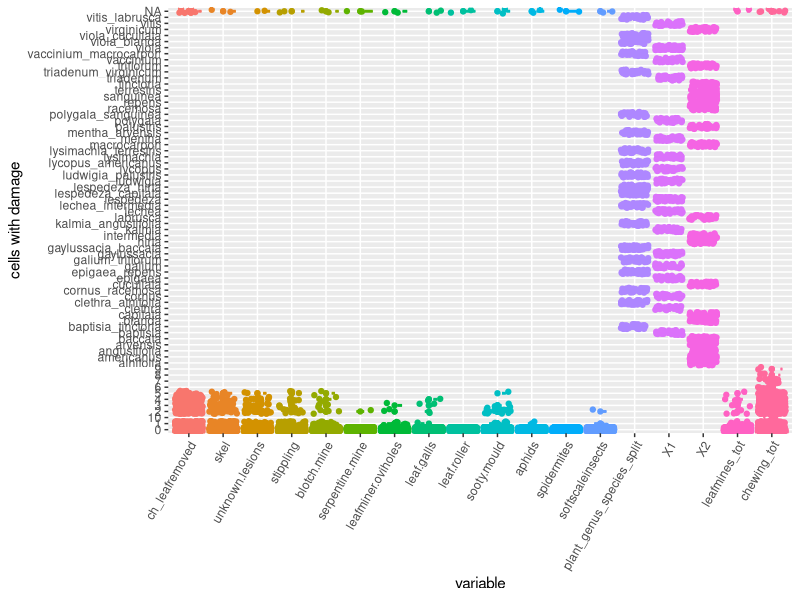
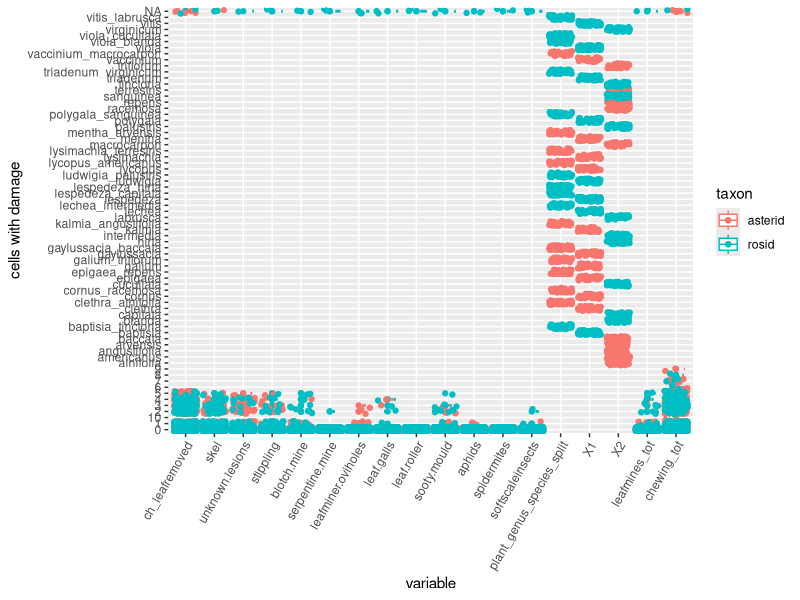
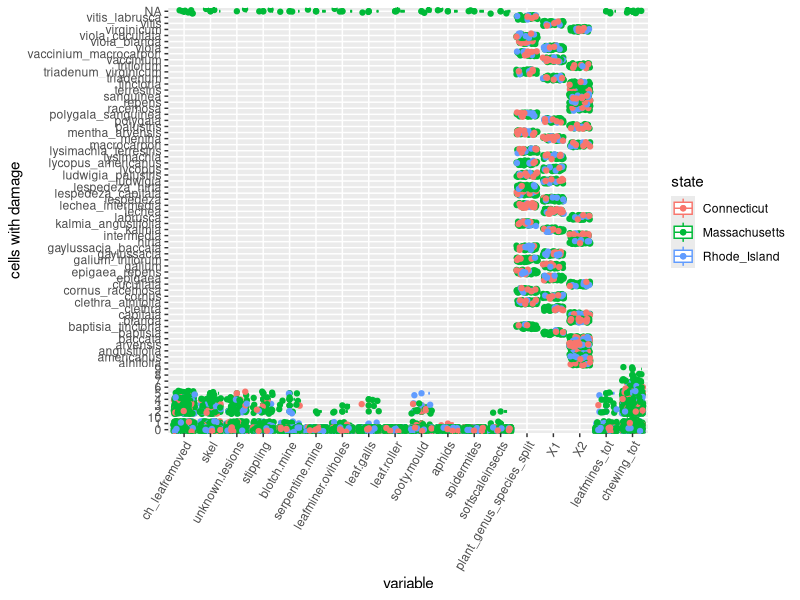
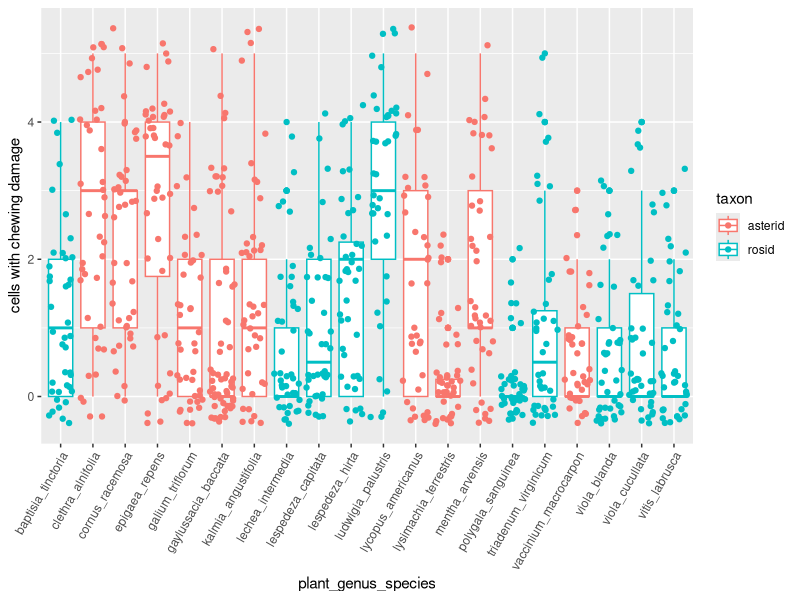
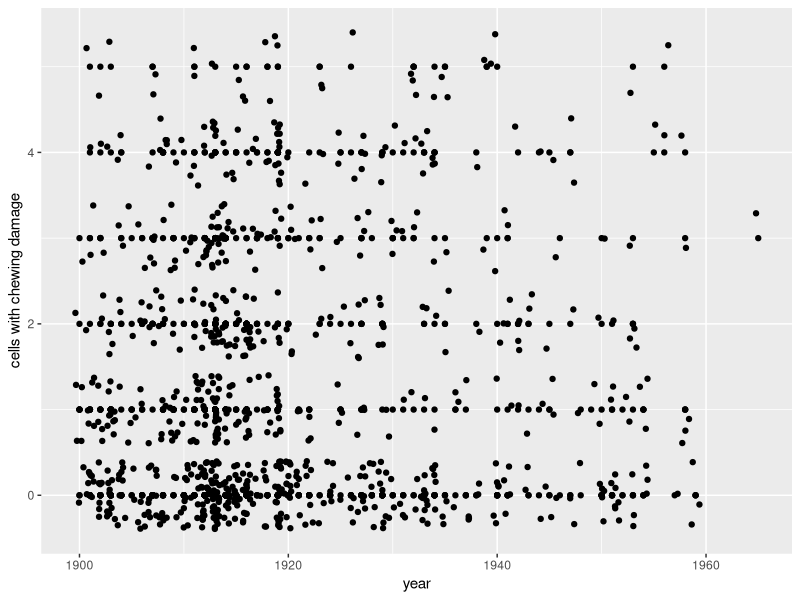
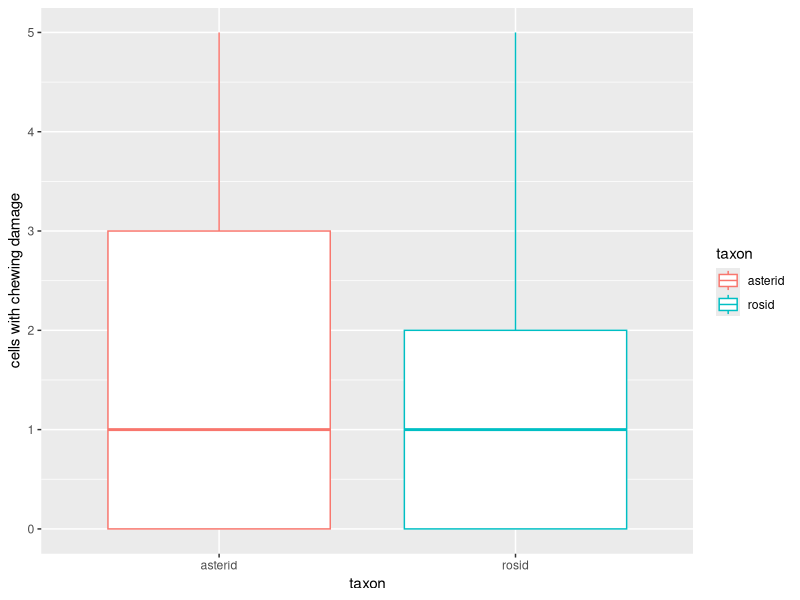
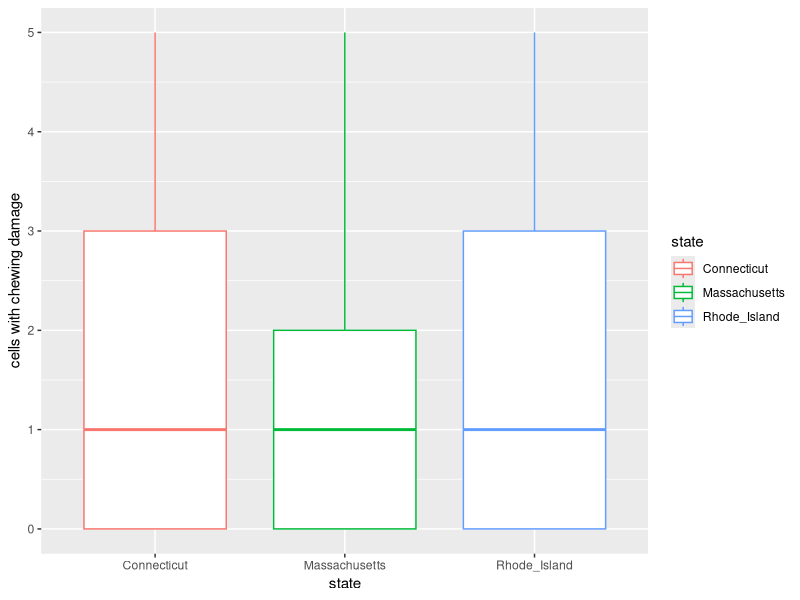
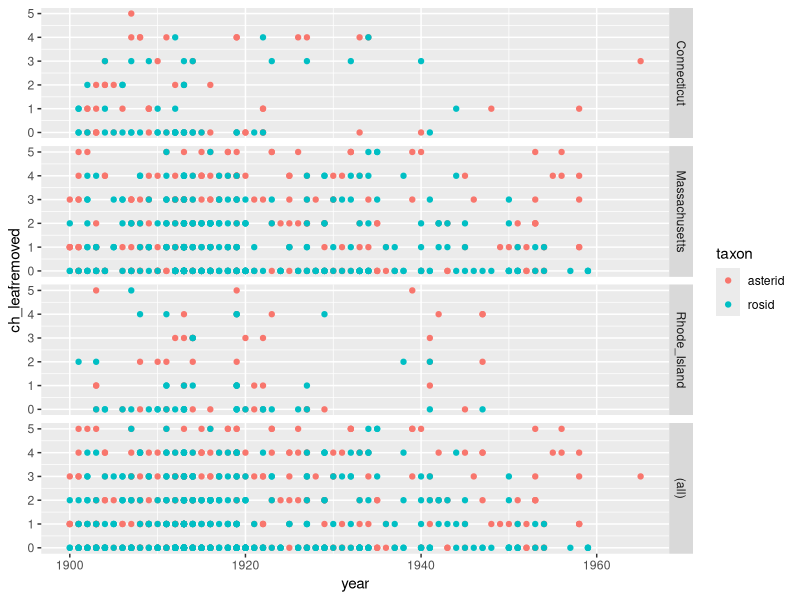

R code for these plots, in order: (Note: this script raises an error after producing the figures.)
library(ggplot2)
library(reshape2)
library(plyr)

RA_dframe <- read.csv("rosid_asterid_data.csv")
names(RA_dframe)
attach(RA_dframe)
RA_dframe$date <- as.Date(RA_dframe$date)

#split genus in species in case I need them separated
RA_dframe$plant_genus_species_split <- RA_dframe$plant_genus_species
bind <- data.frame(do.call('rbind', strsplit(as.character(RA_dframe$plant_genus_species_split),'_',fixed=TRUE)))
RA_dframe <- cbind(RA_dframe, bind)

RA_dframe$leafmines_tot <- RA_dframe$serpentine.mine+RA_dframe$blotch.mine
RA_dframe$chewing_tot <- RA_dframe$ch_leafremoved+RA_dframe$skel

#melt into individual rows
RA_dframe_resh <- melt(RA_dframe, id.vars=c("plant_genus_species", "taxon", "MF", "abscission_num",
                                            "herbarium", "date", "month", "month_cat", "day", "year", "doy", 
                                            "state", "phenology", "county"))
names(RA_dframe_resh)

#Exploratory plots
#cells with each type of damage
bplot <- ggplot(RA_dframe_resh, aes(x=variable, y=value, colour=variable)) 
bplot <- bplot + geom_boxplot() + geom_point() + theme(axis.text.x = element_text(angle=60, hjust=1)) +
  ylab("cells with damage") + geom_jitter() + theme(legend.position="none")
bplot

#cells with each type of damage by taxon
bplot1a <- ggplot(RA_dframe_resh, aes(x=variable, y=value, colour=taxon)) 
bplot1a <- bplot1a + geom_boxplot() + geom_point() + theme(axis.text.x = element_text(angle=60, hjust=1)) +
  ylab("cells with damage") + geom_jitter()
bplot1a

#cells with each type of damage by state
bplot1b <- ggplot(RA_dframe_resh, aes(x=variable, y=value, colour=state)) 
bplot1b <- bplot1b + geom_boxplot() + geom_point() + theme(axis.text.x = element_text(angle=60, hjust=1)) +
  ylab("cells with damage") + geom_jitter()
bplot1b


#focus on chewing, because it's the most prevalent damage type
#cells with chewing damage by taxon & species
bplot2 <- ggplot(RA_dframe, aes(x=plant_genus_species, y=ch_leafremoved, colour=taxon)) 
bplot2 <- bplot2 + geom_boxplot() + geom_jitter() + theme(axis.text.x = element_text(angle=60, hjust=1)) + ylab("cells with chewing damage")
bplot2

#cells with chewing damage over time
bplot3 <- ggplot(RA_dframe, aes(x=year, y=ch_leafremoved)) 
bplot3 <- bplot3 + geom_point() + ylab("cells with chewing damage") + geom_jitter()
bplot3

#cells with chewing damage by taxon
bplot3 <- ggplot(RA_dframe, aes(x=taxon, y=ch_leafremoved, colour=taxon)) 
bplot3 <- bplot3 + geom_boxplot() + ylab("cells with chewing damage")
bplot3

#cells with chewing damage by state
#ch_leafremoved
bplot3 <- ggplot(RA_dframe, aes(x=state, y=ch_leafremoved, colour=state)) 
bplot3 <- bplot3 + geom_boxplot() + ylab("cells with chewing damage")
bplot3

#change in chewing damage over time and by taxon
facet1 <- ggplot(RA_dframe, aes(x=year, y=ch_leafremoved, colour=taxon)) + geom_point()
facet1 <- facet1 + facet_grid(state ~ ., margins=TRUE)
facet1

#change in chewing damage over growing season
RA_dframe_rosids <- subset(RA_dframe, taxon == "rosid")
RA_dframe_asterids <- subset(RA_dframe, taxon == "asterid")

facet_a <- ggplot(RA_dframe_asterids, aes(x=doy, y=ch_leafremoved, colour=plant_genus_species)) + geom_point() + geom_abline()
facet_a <- facet_a + facet_grid(plant_genus_species ~ ., margins=TRUE) + theme(legend.position= "none")
facet_a

facet_r <- ggplot(RA_dframe_rosids, aes(x=doy, y=ch_leafremoved, colour=plant_genus_species)) + geom_point() + geom_abline()
facet_r <- facet_r + facet_grid(plant_genus_species ~ ., margins=TRUE) + theme(legend.position= "none")
facet_r

detach(RA_dframe)


#Making paper figures

#Figure 1: Variation among species
#cells with chewing damage by taxon & species
#order dataframe
x <- subset(RA_dframe, ch_leafremoved != "NA")

italic.text <- element_text(face = "italic", color = "black")
bplot2 <- ggplot(x, aes(x=reorder(plant_genus_species,ch_leafremoved, mean), y=ch_leafremoved)) 
bplot2 <- bplot2 + geom_boxplot() + theme_bw() + theme(axis.text.x = element_text(angle=60, hjust=1)) + ylab("Grid cells with herbivory") +
  xlab("") + theme(legend.position= "none") + scale_x_discrete("", labels = c("baptisia_tinctoria"="Baptisia tinctoria",    "clethra_alnifolia"="Clethra alnifolia",     "cornus_racemosa"="Cornus racemosa",       "epigaea_repens"="Epigaea repens",
                                                                              "galium_triflorum"="Galium triflorum",      "gaylussacia_baccata"="Gaylussacia baccata",  "kalmia_angustifolia"="Kalmia angustifolia",   "lechea_intermedia"="Lechea intermedia",
                                                                              "lespedeza_capitata"="Lespedeza capitata",    "lespedeza_hirta"="Lespedeza hirta",       "ludwigia_palustris"="Ludwigia palustris",    "lycopus_americanus"="Lycopus americanus",   
                                                                              "lysimachia_terrestris"="Lysimachia terrestris", "mentha_arvensis"="Mentha arvensis",       "polygala_sanguinea"="Polygala sanguinea",    "triadenum_virginicum"="Triadenum virginicum",
                                                                              "vaccinium_macrocarpon"="Vaccinium macrocarpon", "viola_blanda"="Viola blanda", "viola_cucullata"="Viola cucullata",       "vitis_labrusca"="Vitis labrusca")) +
  theme(axis.text.x = italic.text)
bplot2




#Figure 2: Zero inflation
#What are the most prevalent 5 types of herbivory? 
RA_dframe_resh$binary <- ifelse(RA_dframe_resh$value>0, 1, 0)
topfive <- ddply(RA_dframe_resh, ~variable, summarize, mean_specdamaged = mean(binary, na.rm=T))
topfive <- topfive[order(-topfive$mean_specdamaged),]
#topfive = chewing_tot, stippling, sooty.mould, leafmines_tot, leaf.galls

topfive_RA_dframe_resh <- subset(RA_dframe_resh, variable=="ch_leafremoved"|variable=="skel"|variable=="stippling"|variable=="sooty.mould"|variable=="leafmines_tot"|variable=="leaf.galls")

#Freqency poly
cbPalette <- c("#000000", "#E69F00", "#56B4E9", "#009E73", "#F0E442", "#0072B2", "#D55E00", "#CC79A7")
Fig2 <- ggplot(topfive_RA_dframe_resh, aes(value, colour=variable)) 
Fig2 <- Fig2 +  geom_freqpoly(binwidth = 1, size=1.3) +xlim(0,5) +theme_bw() +xlab("Grid cells with herbivory") + ylab("Specimens") + scale_colour_manual(values=cbPalette, 
                                                                                                                                                          name="Damage Type",
                                                                                                                                                          breaks=c("ch_leafremoved", "skel", "stippling", "leaf.galls", "sooty.mould", "leafmines_tot"),
                                                                                                                                                          labels=c("Chewing (leaf area removed)", "Skeletonization", "Stippling", "Leaf Galls", "Sooty Mould", "Leaf mines"))
Fig2

#Histogram
cbPalette <- c("#000000", "#E69F00", "#56B4E9", "#009E73", "#F0E442", "#0072B2", "#D55E00", "#CC79A7")
hist_cut <- ggplot(topfive_RA_dframe_resh, aes(x=value, fill=variable)) +xlab("Grid cells with herbivory") + ylab("Specimens")
hist_cut <- hist_cut + geom_bar(position="dodge") + theme_bw() + scale_fill_manual(values=cbPalette, 
                                                                        name="Damage Type",
                                                                        breaks=c("ch_leafremoved", "skel", "stippling", "leaf.galls", "sooty.mould", "leafmines_tot"),
                                                                        labels=c("Chewing (leaf area removed)", "Skeletonization", "Stippling", "Leaf Galls", "Sooty Mould", "Leaf mines"))
hist_cut



#Figure 3: Progression of herbivory annually

#Continuous, garbage
Fig3_cont <- ggplot(topfive_RA_dframe_resh, aes(x=doy, y=value, colour=plant_genus_species)) 
Fig3_cont <- Fig3_cont +  geom_point() +ylim(0,5) +theme_bw() +xlab("day of year") + ylab("cells with herbivore damage") 
Fig3_cont

#Get incidence of chewing herbivory for all species
#Plot how chewing herbivory changes over season for all species
levels(RA_dframe$plant_genus_species)

BATI <- subset(RA_dframe, plant_genus_species == "baptisia_tinctoria")
CLAL <- subset(RA_dframe, plant_genus_species == "clethra_alnifolia")
CORA <- subset(RA_dframe, plant_genus_species == "cornus_racemosa")
EPRE <- subset(RA_dframe, plant_genus_species == "epigaea_repens")
GATR <- subset(RA_dframe, plant_genus_species == "galium_triflorum")
GABA <- subset(RA_dframe, plant_genus_species == "gaylussacia_baccata")
KAAN <- subset(RA_dframe, plant_genus_species == "kalmia_angustifolia")
LEIN <- subset(RA_dframe, plant_genus_species == "lechea_intermedia")
LECA <- subset(RA_dframe, plant_genus_species == "lespedeza_capitata")
LEHI <- subset(RA_dframe, plant_genus_species == "lespedeza_hirta")
LUPA <- subset(RA_dframe, plant_genus_species == "ludwigia_palustris")
LYAM <- subset(RA_dframe, plant_genus_species == "lycopus_americanus")
LYTE <- subset(RA_dframe, plant_genus_species == "lysimachia_terrestris")
MEAR <- subset(RA_dframe, plant_genus_species == "mentha_arvensis")
POSA <- subset(RA_dframe, plant_genus_species == "polygala_sanguinea")
TRVI <- subset(RA_dframe, plant_genus_species == "triadenum_virginicum")
VAMA <- subset(RA_dframe, plant_genus_species == "vaccinium_macrocarpon")
VIBL <- subset(RA_dframe, plant_genus_species == "viola_blanda")
VICU <- subset(RA_dframe, plant_genus_species == "viola_cucullata")
VILA <- subset(RA_dframe, plant_genus_species == "vitis_labrusca")
  
#Plots of chewing by doy by speciesc
plo <- ggplot(BATI, aes(x=doy, y=ch_leafremoved, colour=plant_genus_species)) + geom_point() + geom_abline()
plo

plo <- ggplot(CLAL, aes(x=doy, y=ch_leafremoved, colour=plant_genus_species)) + geom_point() + geom_abline()
plo

plo <- ggplot(CORA, aes(x=doy, y=ch_leafremoved, colour=plant_genus_species)) + geom_point() + geom_abline()
plo

plo <- ggplot(EPRE, aes(x=doy, y=ch_leafremoved, colour=plant_genus_species)) + geom_point() + geom_abline()
plo

plo <- ggplot(GATR, aes(x=doy, y=ch_leafremoved, colour=plant_genus_species)) + geom_point() + geom_abline()
plo

plo <- ggplot(GABA, aes(x=doy, y=ch_leafremoved, colour=plant_genus_species)) + geom_point() + geom_abline()
plo

plo <- ggplot(KAAN, aes(x=doy, y=ch_leafremoved, colour=plant_genus_species)) + geom_point() + geom_abline()
plo

plo <- ggplot(LEIN, aes(x=doy, y=ch_leafremoved, colour=plant_genus_species)) + geom_point() + geom_abline()
plo

plo <- ggplot(LECA, aes(x=doy, y=ch_leafremoved, colour=plant_genus_species)) + geom_point() + geom_abline()
plo

plo <- ggplot(LEHI, aes(x=doy, y=ch_leafremoved, colour=plant_genus_species)) + geom_point() + geom_abline()
plo

plo <- ggplot(LUPA, aes(x=doy, y=ch_leafremoved, colour=plant_genus_species)) + geom_point() + geom_abline()
plo

plo <- ggplot(LYAM, aes(x=doy, y=ch_leafremoved, colour=plant_genus_species)) + geom_point() + geom_abline()
plo

plo <- ggplot(LYTE, aes(x=doy, y=ch_leafremoved, colour=plant_genus_species)) + geom_point() + geom_abline()
plo

plo <- ggplot(MEAR, aes(x=doy, y=ch_leafremoved, colour=plant_genus_species)) + geom_point() + geom_abline()
plo

plo <- ggplot(POSA, aes(x=doy, y=ch_leafremoved, colour=plant_genus_species)) + geom_point() + geom_abline()
plo

plo <- ggplot(TRVI, aes(x=doy, y=ch_leafremoved, colour=plant_genus_species)) + geom_point() + geom_abline()
plo

plo <- ggplot(VAMA, aes(x=doy, y=ch_leafremoved, colour=plant_genus_species)) + geom_point() + geom_abline()
plo

plo <- ggplot(VIBL, aes(x=doy, y=ch_leafremoved, colour=plant_genus_species)) + geom_point() + geom_abline()
plo

plo <- ggplot(VICU, aes(x=doy, y=ch_leafremoved, colour=plant_genus_species)) + geom_point() + geom_abline()
plo

plo <- ggplot(VILA, aes(x=doy, y=ch_leafremoved, colour=plant_genus_species)) + geom_point() + geom_abline()
plo



#Cat
#Format data
RA_dframe$totalherbiv <- RA_dframe$chewing_tot+RA_dframe$stippling+RA_dframe$leafmines_tot+RA_dframe$sooty.mould+RA_dframe$leaf.galls
RA_dframe$binary_noherbiv <- ifelse(RA_dframe$totalherbiv>0, 1, 0)
RA_dframe$binary_chew<- ifelse(RA_dframe$ch_leafremoved>0, 1, 0)
RA_dframe$binary_skel <- ifelse(RA_dframe$skel>0, 1, 0)
RA_dframe$binary_stipp <- ifelse(RA_dframe$stippling>0, 1, 0)
RA_dframe$binary_lmines <- ifelse(RA_dframe$leafmines_tot>0, 1, 0)
RA_dframe$binary_SM <- ifelse(RA_dframe$sooty.mould>0, 1, 0)
RA_dframe$binary_lgalls <- ifelse(RA_dframe$leaf.galls>0, 1, 0)

RA_dframe_resh2 <- melt(RA_dframe, id.vars=c("plant_genus_species", "taxon", "MF", "abscission_num",
                                            "herbarium", "date", "month", "month_cat", "day", "year", "doy", 
                                            "state", "phenology", "county", "X1", "X2"))

RA_dframe_resh2_fig2 <- subset(RA_dframe_resh2, variable== "binary_noherbiv"|variable=="binary_chew"|variable=="binary_stipp"|variable=="binary_lmines"|
                                 variable=="binary_SM"|variable=="binary_lgalls"|variable=="binary_skel")

mar <- subset(RA_dframe_resh2_fig2, month_cat=="March")
apr <- subset(RA_dframe_resh2_fig2, month_cat=="April")
may <- subset(RA_dframe_resh2_fig2, month_cat=="May")
jun <- subset(RA_dframe_resh2_fig2, month_cat=="June")
jul <- subset(RA_dframe_resh2_fig2, month_cat=="July")
aug <- subset(RA_dframe_resh2_fig2, month_cat=="August")
sept <- subset(RA_dframe_resh2_fig2, month_cat=="September")
oct <- subset(RA_dframe_resh2_fig2, month_cat=="October")

#Plot
cat <- ggplot(RA_dframe_resh2_fig2, aes(value)) 
cat <- cat + geom_bar(aes(fill = variable), position = "fill")
cat

RA_dframe_resh2_fig2$value <- as.numeric(RA_dframe_resh2_fig2$value)
x <- nrow(RA_dframe_resh2_fig2)
RA_dframe_fig2_noNA <- subset(RA_dframe_resh2_fig2, value != "NA")
RA_dframe_fig2_noNA$prop <- RA_dframe_fig2_noNA$value/4908
RA_dframe_fig2_noNA <- subset(RA_dframe_fig2_noNA, month_cat != "March" & month_cat != "December")


cat <- ggplot(RA_dframe_fig2_noNA, aes(x=reorder(month_cat,doy), y=prop)) + xlab("") + ylab("Proportion of specimens")
cat <- cat + geom_bar(aes(fill = variable), position = "fill", stat="identity")
cat


#Maybe make the plot above for species with the highest incidence of herbivory? 


x=reorder(plant_genus_species,ch_leafremoved, mean)

#Test for effect of year, doy
model <- lme(ch_leafremoved~doy, random = ~1|plant_genus_species, na.action=na.omit, data=RA_dframe)
summary(model)
